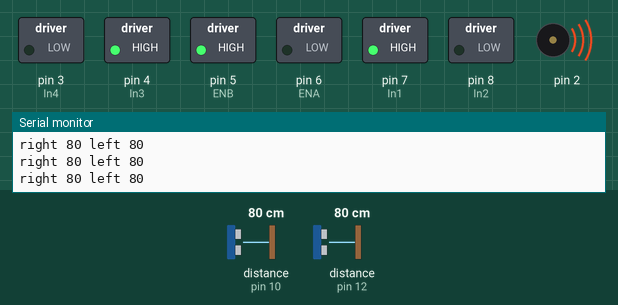
Simulated run of this sketch. Board: Arduino Uno, built with avr-gcc and run on an emulated ATmega328P. Shown: switched loads named in the sketch (green lamp = pin HIGH), buzzer (waves = sounding), the last lines printed to the serial monitor. Wiring (inferred from the names in the program): 2 × ultrasonic range finder: trigger pin 11, echo pin 10 / trigger pin 13, echo pin 12. The test bench sets the inputs (shaded band); at power-on: distance to the obstacle (sensors on pin 10, pin 12) 80 cm. The echo pulse lasts 58.3 µs per cm; pins used as bus, display or sensor lines are not drawn.

Above: at 1.2 s.
1.3 s: distance to the obstacle (sensor on pin 10) set to 72 cm
At 2.0 s:
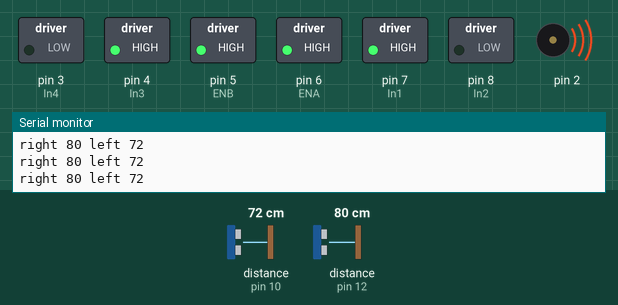
2.8 s: distance to the obstacle (sensor on pin 12) set to 96 cm
4.3 s: distance to the obstacle (sensor on pin 12) set to 102 cm
At 5.4 s:
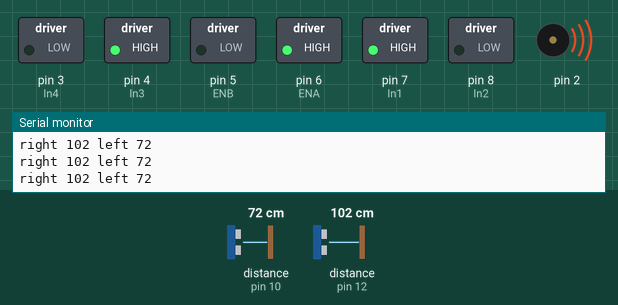
5.8 s: distance to the obstacle (sensor on pin 12) set to 60 cm
At 6.3 s:
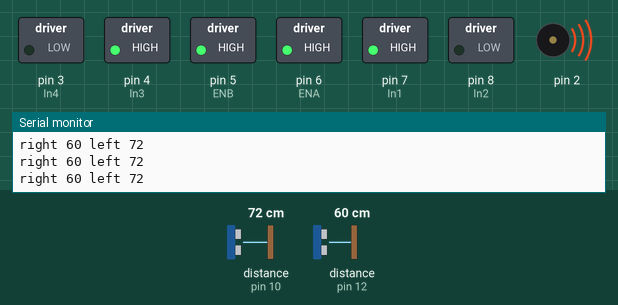
7.3 s: distance to the obstacle (sensor on pin 12) set to 250 cm
At 8.4 s:
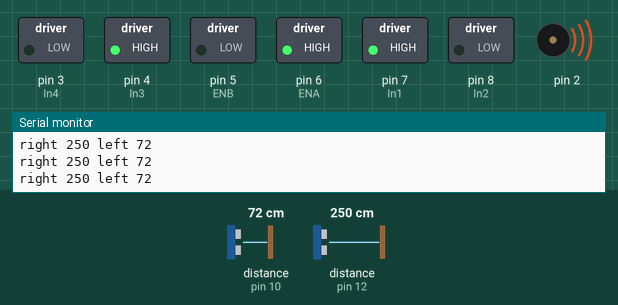
Timing chart, 0 to 9.8 s (numbered marks = the images above; inputs shaded):
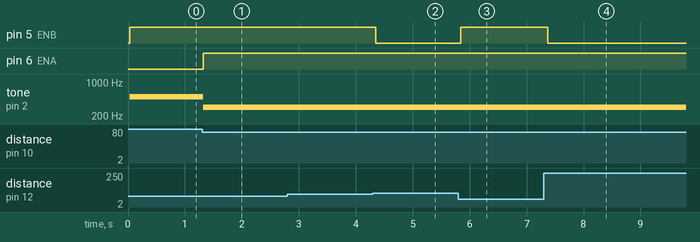

The sketch:

front-motor-control.ino
```cpp
int In1 = 7; //Left
int In2 = 8;
int In3 = 4; //Right
int In4 = 3;
int ENA = 6;
int ENB = 5;

int SPEED = 210;

const int pingRight = 13;
const int echoRight = 12;
const int pingLeft = 11;
const int echoLeft = 10;

void setup(){
  Serial.begin(9600);
  pinMode(In1,OUTPUT);
  pinMode(In2,OUTPUT);
  pinMode(In3,OUTPUT);
  pinMode(In4,OUTPUT);
  pinMode(ENB, OUTPUT);
  pinMode(pingLeft, OUTPUT);
  pinMode(pingRight, OUTPUT);
  pinMode(echoLeft, INPUT);
  pinMode(echoRight, INPUT);

  digitalWrite(In1, HIGH);
  digitalWrite(In2, LOW);
  digitalWrite(In3,HIGH);
  digitalWrite(In4, LOW);

//ENA 255 means high speed and 0 means low speed
 //analogWrite(ENB, SPEED);
}

void loop(){
   long rightCM = filterSensor(echoRight, pingRight);
   long leftCM = filterSensor(echoLeft, pingLeft);

   if(rightCM < 100) {
    analogWrite(ENB, 255);
    tone(2, 500, 200);
   }
   else {
    analogWrite(ENB, 0);
   }
   if(leftCM < 75) {
    analogWrite(ENA, 255);
    tone(2, 300, 200);
   }
   else {
    analogWrite(ENA, 0);
   }

   Serial.print("right ");
  long filtered;
   Serial.print(rightCM);
   Serial.print(" left ");
   Serial.print(leftCM);
   Serial.println();
}

long filterSensor(int echo, int ping) {
  long tests = 3;
  long filtered = 0;
  for(int i = 0; i < tests; i++) {
   long latest = readUltrasonic(echo, ping);
   if(latest < 1) {
    i--;
   }
   else {
    filtered += latest;
   }
  }
  return filtered/tests;
}

long readUltrasonic(int echo, int ping) {
   digitalWrite(ping, LOW);
   delayMicroseconds(2);
   digitalWrite(ping, HIGH);
   delayMicroseconds(10);
   digitalWrite(ping, LOW);
   long duration = pulseIn(echo, HIGH);
   long cm = microsecondsToCentimeters(duration);
   return cm;
}

long microsecondsToInches(long microseconds) {
   return microseconds / 74 / 2;
}

long microsecondsToCentimeters(long microseconds) {
   return microseconds / 29 / 2;
}
```

Measured:
- the behaviour switches between 75 and 74 cm on distance to the obstacle (sensor on pin 10) (found by bisection; images 0 and 1)
- the behaviour switches between 99 and 100 cm on distance to the obstacle (sensor on pin 12) (found by bisection; images 1 and 2)
- after the input at 1.3 s, pin 6 (ENA): LOW → HIGH at once; tone on pin 2: 500 Hz → 300 Hz at once
- after the input at 4.3 s, pin 5 (ENB): HIGH → LOW after 0.06 s
- after the input at 5.8 s, pin 5 (ENB): LOW → HIGH after 0.05 s
- after the input at 7.3 s, pin 5 (ENB): HIGH → LOW after 0.08 s
